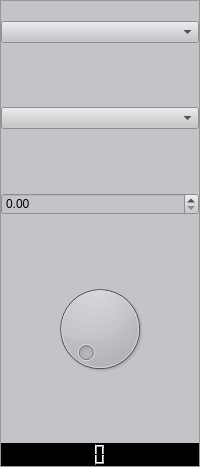
            <widget class="QWidget" name="stages_page">
             <layout class="QVBoxLayout" name="verticalLayout_6">
              <property name="spacing">
               <number>0</number>
              </property>
              <property name="leftMargin">
               <number>0</number>
              </property>
              <property name="topMargin">
               <number>0</number>
              </property>
              <property name="rightMargin">
               <number>0</number>
              </property>
              <property name="bottomMargin">
               <number>0</number>
              </property>
              <item>
               <widget class="QFrame" name="frame">
                <property name="styleSheet">
                 <string notr="true">background-color: rgb(196, 196, 200);</string>
                </property>
                <property name="frameShape">
                 <enum>QFrame::StyledPanel</enum>
                </property>
                <property name="frameShadow">
                 <enum>QFrame::Raised</enum>
                </property>
                <layout class="QVBoxLayout" name="verticalLayout_10">
                 <property name="spacing">
                  <number>64</number>
                 </property>
                 <property name="leftMargin">
                  <number>0</number>
                 </property>
                 <property name="topMargin">
                  <number>20</number>
                 </property>
                 <property name="rightMargin">
                  <number>0</number>
                 </property>
                 <property name="bottomMargin">
                  <number>0</number>
                 </property>
                 <item>
                  <widget class="QComboBox" name="comboBox">
                   <property name="minimumSize">
                    <size>
                     <width>0</width>
                     <height>20</height>
                    </size>
                   </property>
                  </widget>
                 </item>
                 <item>
                  <widget class="QComboBox" name="comboBox_2">
                   <property name="minimumSize">
                    <size>
                     <width>0</width>
                     <height>20</height>
                    </size>
                   </property>
                  </widget>
                 </item>
                 <item>
                  <widget class="QDoubleSpinBox" name="doubleSpinBox"/>
                 </item>
                 <item>
                  <widget class="QDial" name="dial">
                   <property name="styleSheet">
                    <string notr="true">color: rgb(170, 0, 0);</string>
                   </property>
                  </widget>
                 </item>
                 <item>
                  <widget class="QLCDNumber" name="lcdNumber">
                   <property name="font">
                    <font>
                     <pointsize>20</pointsize>
                    </font>
                   </property>
                   <property name="layoutDirection">
                    <enum>Qt::LeftToRight</enum>
                   </property>
                   <property name="styleSheet">
                    <string notr="true">background-color: rgb(0, 0, 0);</string>
                   </property>
                   <property name="frameShape">
                    <enum>QFrame::NoFrame</enum>
                   </property>
                   <property name="frameShadow">
                    <enum>QFrame::Raised</enum>
                   </property>
                   <property name="digitCount">
                    <number>1</number>
                   </property>
                   <property name="value" stdset="0">
                    <double>0.000000000000000</double>
                   </property>
                   <property name="intValue" stdset="0">
                    <number>0</number>
                   </property>
                  </widget>
                 </item>
                </layout>
               </widget>
              </item>
             </layout>
            </widget>
